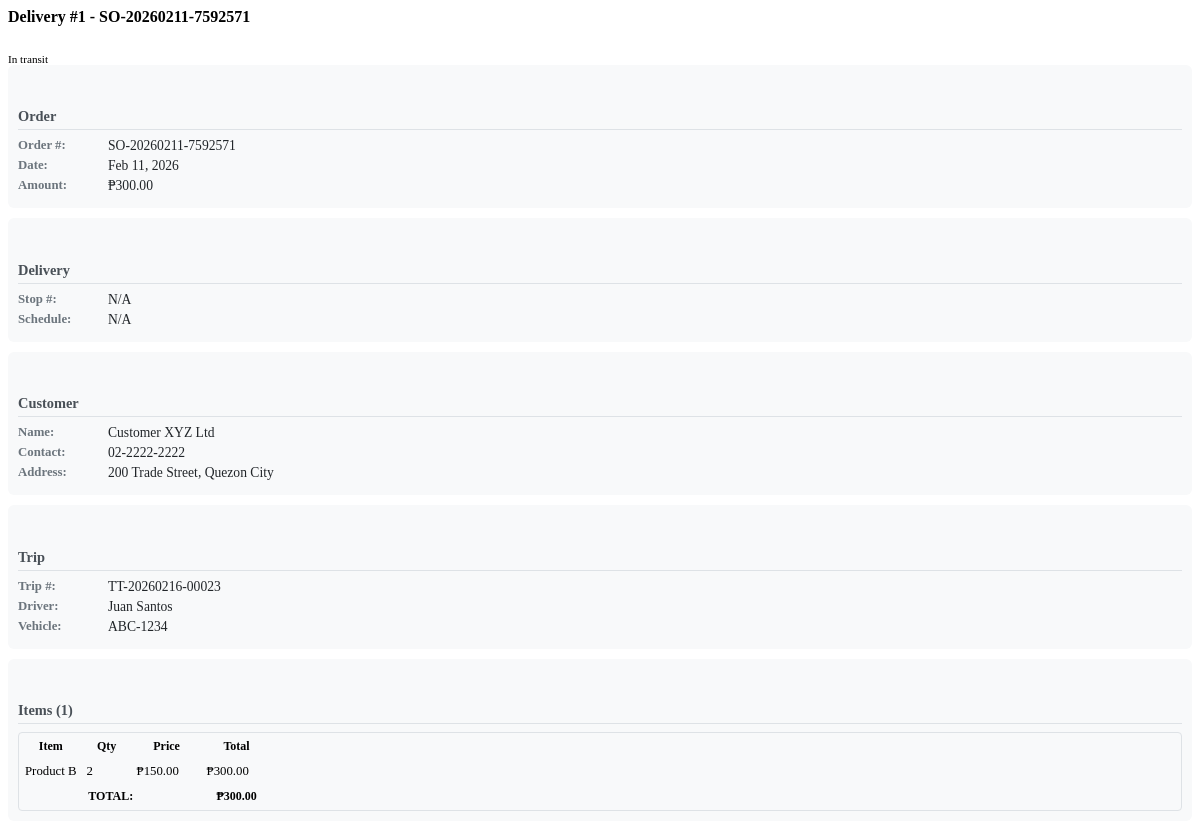
The app's page /Delivery/get_delivery_details.php?delivery_id=1 (signed in) with its own data.
### tables this page shows
CREATE TABLE `deliveries` (
  `delivery_id` int(11) NOT NULL,
  `trip_id` int(11) NOT NULL,
  `so_id` int(11) NOT NULL,
  `pick_list_id` int(11) DEFAULT NULL,
  `customer_id` int(11) NOT NULL,
  `stop_sequence` int(11) DEFAULT NULL,
  `delivery_date` datetime DEFAULT NULL,
  `delivery_status` enum('pending','in-transit','delivered','rejected','partial','rescheduled') DEFAULT 'pending',
  `signed_by` varchar(100) DEFAULT NULL,
  `remarks` text DEFAULT NULL,
  `created_at` timestamp NOT NULL DEFAULT current_timestamp(),
  `updated_at` timestamp NOT NULL DEFAULT current_timestamp() ON UPDATE current_timestamp(),
  `branch_id` int(11) DEFAULT NULL,
  `driver_id` int(11) DEFAULT NULL,
  `rejection_photo` varchar(250) DEFAULT NULL,
  `rejection_reason` varchar(250) NOT NULL
);

CREATE TABLE `sales_orders` (
  `so_id` int(11) NOT NULL,
  `so_number` varchar(50) NOT NULL,
  `customer_id` int(11) NOT NULL,
  `branch_id` int(11) DEFAULT NULL,
  `order_date` datetime NOT NULL,
  `delivery_date` date DEFAULT NULL,
  `total_amount` decimal(12,2) NOT NULL,
  `order_status` enum('pending','confirmed','processing','ready','delivered','cancelled') DEFAULT 'pending',
  `created_by` int(11) NOT NULL,
  `created_at` timestamp NOT NULL DEFAULT current_timestamp(),
  `updated_at` timestamp NOT NULL DEFAULT current_timestamp() ON UPDATE current_timestamp()
);

CREATE TABLE `customers` (
  `customer_id` int(11) NOT NULL,
  `customer_name` varchar(100) NOT NULL,
  `customer_code` varchar(50) NOT NULL,
  `contact_person` varchar(100) DEFAULT NULL,
  `email` varchar(100) DEFAULT NULL,
  `phone_number` varchar(20) DEFAULT NULL,
  `address` varchar(255) DEFAULT NULL,
  `city` varchar(50) DEFAULT NULL,
  `longitude` decimal(10,6) DEFAULT NULL,
  `latitude` decimal(10,8) DEFAULT NULL,
  `credit_limit` decimal(12,2) DEFAULT 0.00,
  `credit_used` decimal(12,2) DEFAULT 0.00,
  `status` enum('active','inactive','suspended') DEFAULT 'active',
  `created_at` timestamp NOT NULL DEFAULT current_timestamp(),
  `updated_at` timestamp NOT NULL DEFAULT current_timestamp() ON UPDATE current_timestamp(),
  `branch_id` int(11) DEFAULT NULL,
  `full_address` text DEFAULT NULL,
  `delivery_instructions` text DEFAULT NULL
);

CREATE TABLE `trip_tickets` (
  `trip_id` int(11) NOT NULL,
  `trip_number` varchar(50) NOT NULL,
  `so_id` int(11) NOT NULL,
  `picklist_id` int(11) DEFAULT NULL,
  `driver_id` int(11) NOT NULL,
  `branch_id` int(11) NOT NULL,
  `trip_date` date NOT NULL,
  `trip_status` enum('planned','in-progress','completed','delayed','cancelled') DEFAULT 'planned',
  `start_time` datetime DEFAULT NULL,
  `end_time` datetime DEFAULT NULL,
  `total_stops` int(11) DEFAULT NULL,
  `total_delivered` int(11) DEFAULT 0,
  `total_failed` int(11) DEFAULT 0,
  `remarks` text DEFAULT NULL,
  `created_by` int(11) NOT NULL,
  `created_at` timestamp NOT NULL DEFAULT current_timestamp(),
  `updated_at` timestamp NOT NULL DEFAULT current_timestamp() ON UPDATE current_timestamp(),
  `photo_1` varchar(250) DEFAULT NULL
);

CREATE TABLE `drivers` (
  `driver_id` int(11) NOT NULL,
  `user_id` int(11) DEFAULT NULL,
  `driver_name` varchar(100) NOT NULL,
  `license_number` varchar(50) NOT NULL,
  `license_expiry` date DEFAULT NULL,
  `contact_number` varchar(20) DEFAULT NULL,
  `vehicle_type` varchar(50) DEFAULT NULL,
  `vehicle_plate_number` varchar(50) DEFAULT NULL,
  `status` enum('active','inactive','on-leave') DEFAULT 'active',
  `branch_id` int(11) DEFAULT NULL,
  `created_at` timestamp NOT NULL DEFAULT current_timestamp(),
  `updated_at` timestamp NOT NULL DEFAULT current_timestamp() ON UPDATE current_timestamp()
);

### Delivery/get_delivery_details.php (the view, shortened to what this page needs)
<?php
require_once '../config/database.php';
$delivery_id = isset($_GET['delivery_id']) ? intval($_GET['delivery_id']) : 0;
$query = "
    SELECT
        d.*,
        so.so_number,
        so.total_amount,
        so.order_date,
        c.customer_name,
        c.contact_person,
        c.phone_number,
        c.address,
        c.city,
        t.trip_number,
        t.trip_status,
        dr.driver_name,
        dr.license_number,
        dr.contact_number as driver_contact,
        dr.vehicle_type,
        dr.vehicle_plate_number,
        GROUP_CONCAT(CONCAT(i.item_name, ' (', soi.quantity_ordered, ') - ₱', soi.unit_price) SEPARATOR '||') as items_list,
        GROUP_CONCAT(CONCAT(i.item_name, ' (', soi.quantity_ordered, ')') SEPARATOR '; ') as items_short
    FROM deliveries d
    INNER JOIN sales_orders so ON d.so_id = so.so_id
    INNER JOIN customers c ON d.customer_id = c.customer_id
    LEFT JOIN trip_tickets t ON d.trip_id = t.trip_id
    LEFT JOIN drivers dr ON t.driver_id = dr.driver_id
    LEFT JOIN sales_order_items soi ON so.so_id = soi.so_id
    LEFT JOIN items i ON soi.item_id = i.item_id
    WHERE d.delivery_id = ?
    GROUP BY d.delivery_id
";
$stmt = $conn->prepare($query);
$stmt->bind_param("i", $delivery_id);
$stmt->execute();
$result = $stmt->get_result();
$delivery = $result->fetch_assoc();
$items_list = [];
if (!empty($delivery['items_list'])) {
    $items = explode('||', $delivery['items_list']);
    foreach ($items as $item) {
        $items_list[] = $item;
    }
}
$status_color = '';
switch ($delivery['delivery_status']) {
    case 'in-transit':
        $status_color = 'primary';
        break;
}
?>
<div class="details-modal-content">
    <div class="d-flex justify-content-between align-items-center mb-2">
        <h5 class="mb-0" style="font-size: 1rem;">
            Delivery #<?php echo $delivery['delivery_id']; ?> - <?php echo $delivery['so_number']; ?>
        </h5>
        <span class="badge bg-<?php echo $status_color; ?> p-1" style="font-size: 0.7rem;">
            <?php echo ucfirst(str_replace('-', ' ', $delivery['delivery_status'])); ?>
        </span>
    </div>
    <div class="row g-1">
        <div class="col-md-6">
            <div class="details-section">
                <h6><i class="bi bi-cart-check me-1"></i>Order</h6>
                <div class="info-row">
                    <span class="info-label">Order #:</span>
                    <span class="info-value"><?php echo $delivery['so_number']; ?></span>
                </div>
                <div class="info-row">
                    <span class="info-label">Date:</span>
                    <span class="info-value"><?php echo date('M d, Y', strtotime($delivery['order_date'])); ?></span>
                </div>
                <div class="info-row">
                    <span class="info-label">Amount:</span>
                    <span class="info-value">₱<?php echo number_format($delivery['total_amount'], 2); ?></span>
                </div>
            </div>
        </div>
        <div class="col-md-6">
            <div class="details-section">
                <h6><i class="bi bi-geo-alt me-1"></i>Delivery</h6>
                <div class="info-row">
                    <span class="info-label">Stop #:</span>
                    <span class="info-value"><?php echo $delivery['stop_sequence'] ?? 'N/A'; ?></span>
                </div>
                <div class="info-row">
                    <span class="info-label">Schedule:</span>
                    <span class="info-value"><?php echo $delivery['delivery_date'] ? date('M d, h:i A', strtotime($delivery['delivery_date'])) : 'N/A'; ?></span>
                </div>
            </div>
        </div>
    </div>
    <div class="row g-1">
        <div class="col-md-6">
            <div class="details-section">
                <h6><i class="bi bi-person me-1"></i>Customer</h6>
                <div class="info-row">
                    <span class="info-label">Name:</span>
                    <span class="info-value"><?php echo $delivery['customer_name']; ?></span>
                </div>
                <div class="info-row">
                    <span class="info-label">Contact:</span>
                    <span class="info-value"><?php echo $delivery['phone_number'] ?? 'N/A'; ?></span>
                </div>
                <div class="info-row">
                    <span class="info-label">Address:</span>
                    <span class="info-value"><?php echo $delivery['address'] . ', ' . $delivery['city']; ?></span>
                </div>
            </div>
        </div>
        <div class="col-md-6">
            <div class="details-section">
                <h6><i class="bi bi-ticket me-1"></i>Trip</h6>
                <?php if ($delivery['trip_number']): ?>
                <div class="info-row">
                    <span class="info-label">Trip #:</span>
                    <span class="info-value"><?php echo $delivery['trip_number']; ?></span>
                </div>
                <div class="info-row">
                    <span class="info-label">Driver:</span>
                    <span class="info-value"><?php echo $delivery['driver_name']; ?></span>
                </div>
                <div class="info-row">
                    <span class="info-label">Vehicle:</span>
                    <span class="info-value"><?php echo $delivery['vehicle_plate_number']; ?></span>
                </div>
                <?php else: ?>
                <div class="info-value text-muted small">Not assigned to trip</div>
                <?php endif; ?>
            </div>
        </div>
    </div>
    <div class="details-section">
        <h6><i class="bi bi-box-seam me-1"></i>Items (<?php echo count($items_list); ?>)</h6>
        <?php if (!empty($items_list)): ?>
            <div class="items-container">
                <table class="table table-sm table-bordered items-table mb-0">
                    <thead class="table-light">
                        <tr>
                            <th>Item</th>
                            <th width="40">Qty</th>
                            <th width="60">Price</th>
                            <th width="60">Total</th>
                        </tr>
                    </thead>
                    <tbody>
                        <?php
                        $total_amount = 0;
                        foreach ($items_list as $item):
                            preg_match('/(.+) \((\d+)\) - ₱([\d.]+)/', $item, $matches);
                            if (count($matches) == 4):
                                $item_name = $matches[1];
                                $qty = $matches[2];
                                $price = $matches[3];
                                $total = $qty * $price;
                                $total_amount += $total;
                        ?>
                        <tr>
                            <td><?php echo $item_name; ?></td>
                            <td><?php echo $qty; ?></td>
                            <td>₱<?php echo number_format($price, 2); ?></td>
                            <td>₱<?php echo number_format($total, 2); ?></td>
                        </tr>
                        <?php
                            endif;
                        endforeach;
                        ?>
                    </tbody>
                    <tfoot class="table-light">
                        <tr>
                            <th colspan="3" class="text-end">TOTAL:</th>
                            <th>₱<?php echo number_format($total_amount, 2); ?></th>
                        </tr>
                    </tfoot>
                </table>
            </div>
        <?php else: ?>
            <p class="text-muted small mb-0">No items listed</p>
        <?php endif; ?>
    </div>
</div>

### Delivery/get_delivery_details.php (style rules this page uses)
.details-modal-content { font-size: 0.9rem; }
.details-section { background: #f8f9fa; border-radius: 6px; padding: 10px; margin-bottom: 10px; }
.details-section h6 { color: #495057; font-weight: 600; margin-bottom: 8px; border-bottom: 1px solid #dee2e6; padding-bottom: 4px; font-size: 0.9rem; }
.info-row { margin-bottom: 4px; display: flex; }
.info-label { font-weight: 600; color: #6c757d; width: 90px; font-size: 0.8rem; }
.info-value { color: #212529; flex: 1; font-size: 0.85rem; }
.items-table { font-size: 0.8rem; }
.items-table th { font-size: 0.75rem; padding: 4px; }
.items-table td { padding: 4px; }
.items-container { max-height: 150px; overflow-y: auto; border: 1px solid #dee2e6; border-radius: 4px; }

### records on screen
deliveries: delivery_id "1", so.so_number "SO-20260211-7592571", delivery_status "In transit", so.order_date "Feb 11, 2026", so.total_amount "300.00", stop_sequence "N/A", customer.customer_name "Customer XYZ Ltd", customer.phone_number "02-2222-2222", customer.address "200 Trade Street", customer.city "Quezon City", trip.trip_number "TT-20260216-00023", drivers.driver_name "Juan Santos", drivers.vehicle_plate_number "ABC-1234"

### other values on screen
count($items_list) "1"
$item_name "Product B"
$qty "2"
$price "150.00"
$total "300.00"
$total_amount "300.00"
